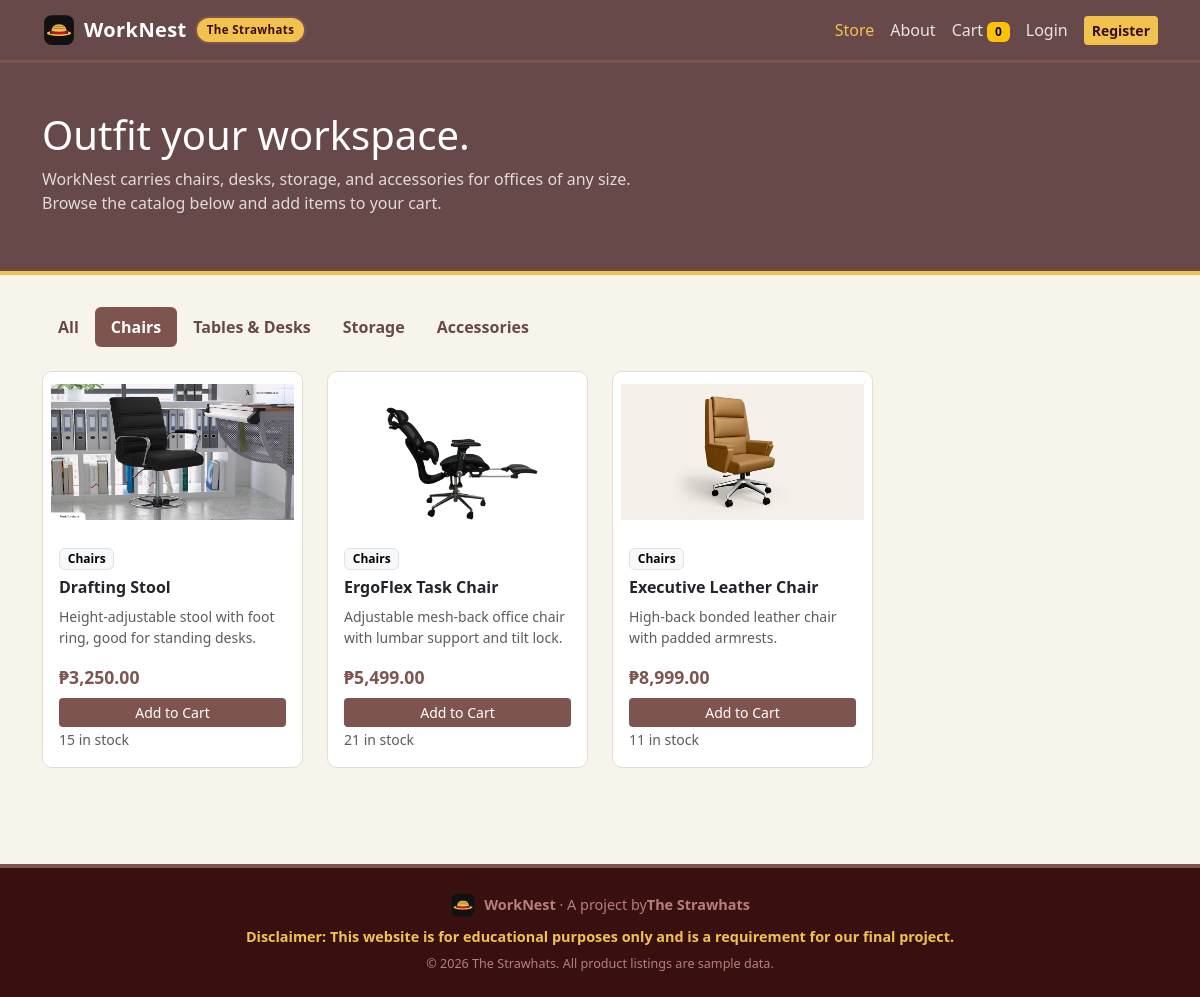
Screenshot of /index.php?category=1 with the database file from the repository.
### tables this page shows
CREATE TABLE `categories` (
  `id` int(11) NOT NULL,
  `name` varchar(50) NOT NULL
);

CREATE TABLE `products` (
  `id` int(11) NOT NULL,
  `category_id` int(11) NOT NULL,
  `name` varchar(100) NOT NULL,
  `description` text DEFAULT NULL,
  `price` decimal(10,2) NOT NULL,
  `stock` int(11) NOT NULL DEFAULT 0,
  `created_at` timestamp NOT NULL DEFAULT current_timestamp()
);

### includes/functions.php (called while the page is built, shortened)
<?php
function peso($amount)
{
    return '&#8369;' . number_format($amount, 2);
}

### index.php (the view, shortened to what this page needs)
<?php
require_once 'includes/config.php';
require_once 'includes/functions.php';
$cat_id = 0;
if (isset($_GET['category']) && is_numeric($_GET['category'])) {
    $cat_id = (int) $_GET['category'];
}
$categories = array();
$result = mysqli_query($conn, 'SELECT id, name FROM categories ORDER BY id');
while ($row = mysqli_fetch_assoc($result)) {
    $categories[] = $row;
}
if ($cat_id > 0) {
    $stmt = mysqli_prepare($conn, 'SELECT p.*, c.name AS category_name FROM products p JOIN categories c ON p.category_id = c.id WHERE p.category_id = ? ORDER BY p.name');
    mysqli_stmt_bind_param($stmt, 'i', $cat_id);
    mysqli_stmt_execute($stmt);
    $products = mysqli_stmt_get_result($stmt);
} else {
    $products = mysqli_query($conn, 'SELECT p.*, c.name AS category_name FROM products p JOIN categories c ON p.category_id = c.id ORDER BY c.id, p.name');
}
require_once 'includes/header.php';
?>
<section class="wn-hero">
    <div class="container">
        <h1>Outfit your workspace.</h1>
        <p>WorkNest carries chairs, desks, storage, and accessories for offices of any size. Browse the catalog below and add items to your cart.</p>
    </div>
</section>
<div class="container">
    <ul class="nav nav-pills mb-4">
        <li class="nav-item">
            <a class="nav-link <?php if ($cat_id === 0) echo 'active'; ?>" href="index.php">All</a>
        </li>
        <?php foreach ($categories as $c): ?>
            <li class="nav-item">
                <a class="nav-link <?php if ($cat_id === (int) $c['id']) echo 'active'; ?>"
                   href="index.php?category=<?php echo $c['id']; ?>">
                    <?php echo htmlspecialchars($c['name']); ?>
                </a>
            </li>
        <?php endforeach; ?>
    </ul>
    <div class="row g-4 mb-5">
        <?php while ($p = mysqli_fetch_assoc($products)): ?>
            <div class="col-6 col-md-4 col-lg-3">
                <div class="card wn-card">
                    <?php $img = 'assets/img/products/' . $p['id'] . '.jpg'; ?>
                    <?php if (file_exists($img)): ?>
                        <img src="<?php echo BASE_URL . '/' . $img; ?>" class="wn-thumb-img" alt="<?php echo htmlspecialchars($p['name']); ?>">
                    <?php else: ?>
                        <div class="wn-thumb">&#128188;</div>
                    <?php endif; ?>
                    <div class="card-body d-flex flex-column">
                        <span class="badge text-bg-light border mb-2 align-self-start">
                            <?php echo htmlspecialchars($p['category_name']); ?>
                        </span>
                        <h5 class="card-title"><?php echo htmlspecialchars($p['name']); ?></h5>
                        <p class="card-text small text-muted"><?php echo htmlspecialchars($p['description']); ?></p>
                        <div class="mt-auto">
                            <div class="wn-price mb-2"><?php echo peso($p['price']); ?></div>
                            <?php if ((int) $p['stock'] > 0): ?>
                                <form method="post" action="cart.php">
                                    <button type="submit" class="btn btn-wn w-100 btn-sm">Add to Cart</button>
                                </form>
                                <small class="text-muted"><?php echo $p['stock']; ?> in stock</small>
                            <?php else: ?>
                                <button class="btn btn-secondary w-100 btn-sm" disabled>Out of stock</button>
                            <?php endif; ?>
                        </div>
                    </div>
                </div>
            </div>
        <?php endwhile; ?>
    </div>
</div>
<?php require_once 'includes/footer.php'; ?>

### assets/css/style.css (style rules this page uses)
:root { --wn-ink: #26303a; --wn-navy: #684949; --wn-navy-dark: #391010; --wn-red: #7e544f; --wn-red-dark: #9e0e19; --wn-amber: #f2c14e; --wn-bg: #f7f4ec; --wn-border: #e3ddcf; }
body { background-color: var(--wn-bg); color: var(--wn-ink); font-family: "Segoe UI", system-ui, -apple-system, Arial, sans-serif; display: flex; flex-direction: column; min-height: 100vh; }
.wn-hero { background-color: var(--wn-navy); color: #fff; padding: 3rem 0 2.5rem; margin-bottom: 2rem; border-bottom: 4px solid var(--wn-amber); }
.wn-hero p { color: rgba(255, 255, 255, 0.8); max-width: 640px; }
.wn-card { border: 1px solid var(--wn-border); border-radius: 10px; transition: box-shadow 0.15s ease, transform 0.15s ease; height: 100%; }
.wn-card .card-title { font-size: 1rem; font-weight: 600; }
.wn-price { color: var(--wn-red); font-weight: 700; font-size: 1.1rem; }
.btn-wn { background-color: var(--wn-red); color: #fff; border: none; }
.nav-pills .nav-link { color: var(--wn-navy); font-weight: 600; }
.nav-pills .nav-link.active { background-color: var(--wn-red); color: #fff; }
.wn-thumb-img { width: 100%; height: 160px; object-fit: contain; border-radius: 10px 10px 0 0; background: #fff; padding: 8px; }

### rows the page displays
categories: name "Chairs"
categories: name "Tables & Desks"
categories: name "Storage"
categories: name "Accessories"
products: shows a picture, category.name "Chairs", name "Drafting Stool", description "Height-adjustable stool with foot ring, good for standing desks.", price "₱3,250.00", stock "15"
products: shows a picture, category.name "Chairs", name "ErgoFlex Task Chair", description "Adjustable mesh-back office chair with lumbar support and tilt lock.", price "₱5,499.00", stock "21"
products: shows a picture, category.name "Chairs", name "Executive Leather Chair", description "High-back bonded leather chair with padded armrests.", price "₱8,999.00", stock "11"

### other values shown
cart_count() "0"
